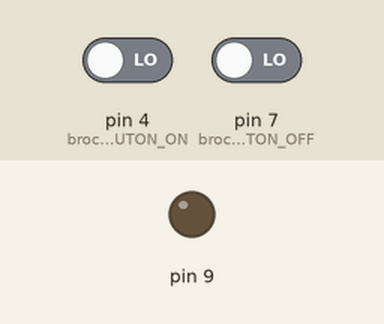
Recording of a sketch running on a simulated Arduino Uno, built with avr-gcc and run on an emulated ATmega328P. Parts: output pins drawn as LEDs (lit = HIGH). Dashed ring = blinking. The test bench sets the inputs (shaded band); at power-on: pin 4 (brocheBOUTON_ON) LOW, pin 7 (brocheBOUTON_OFF) LOW.

Above: at 1.2 s.
1.3 s: pin 4 (brocheBOUTON_ON) driven HIGH
At 2.7 s:
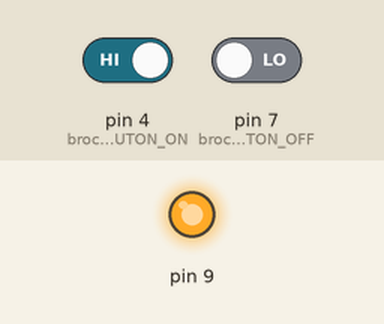
3.0 s: pin 7 (brocheBOUTON_OFF) driven HIGH
At 3.58 s:
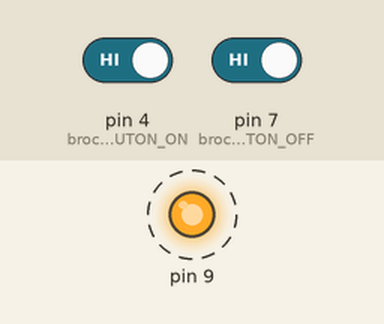
6.0 s: pin 7 (brocheBOUTON_OFF) driven LOW
At 6.8 s:
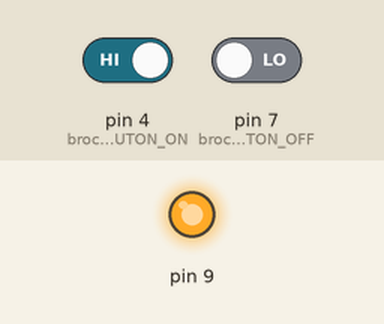
Timing chart, 0 to 9.0 s (numbered marks = the images above; inputs shaded):
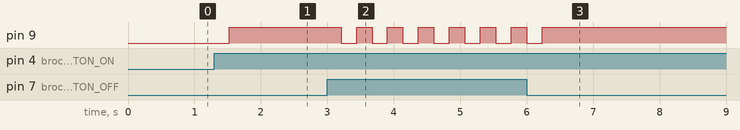

The sketch:

lab4.17L.ino
```cpp
int  brocheBOUTON_ON = 4;
int  etatBOUTON_ON = 0;
bool employeBOUTON_ON = false;

int  brocheBOUTON_OFF = 7;
int  etatBOUTON_OFF = 0;
bool employeBOUTON_OFF = true;

void setup()
{
   pinMode(9, OUTPUT);
   pinMode(brocheBOUTON_ON, INPUT);
   pinMode(brocheBOUTON_OFF, INPUT);
}


void loop()
{

  etatBOUTON_ON  = digitalRead(brocheBOUTON_ON);
  etatBOUTON_OFF = digitalRead(brocheBOUTON_OFF);

  // Implémentation d'exclusion mutuelle
  if ((etatBOUTON_ON == HIGH) && (employeBOUTON_ON == false)) // bouton_ON appuyé
  {
    // bouton OFF a très bien pu être appuyé également mais on l'ignore
    delay(200);
    digitalWrite(9,HIGH);
    employeBOUTON_ON = true;
    employeBOUTON_OFF = false;
  }
  else if((etatBOUTON_OFF == HIGH) && (employeBOUTON_OFF == false)) // bouton_OFF appuyé
  {
    // bouton ON a très bien pu être appuyé également mais on l'ignore
    delay(200);
    digitalWrite(9,LOW);
    employeBOUTON_ON = false;
    employeBOUTON_OFF = true;

  }

  delay( 33 ); // Les boutons sont lus à une fréquence de 30Hz
}
```

Measured:
- after the input at 1.3 s, pin 9: LOW → HIGH after 0.22 s
- after the input at 3.0 s, pin 9: alternates HIGH for 0.23 s and LOW for 0.23 s, starting after 0.21 s
- after the input at 6.0 s, pin 9: goes on until 6.2 s, then stays HIGH
